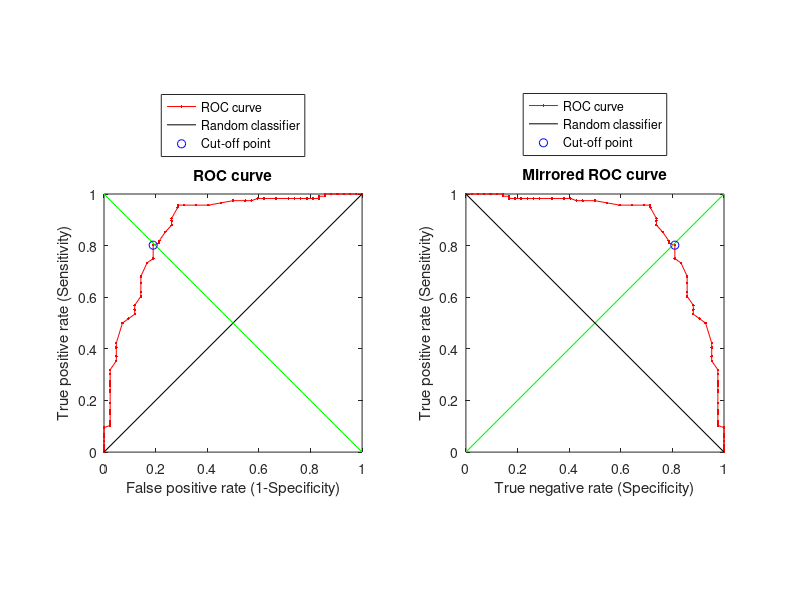

Write the MATLAB code that produced this figure.
function ROCout=roc_old(varargin)
% ROC - Receiver Operating Characteristics.
% The ROC graphs are a useful tecnique for organizing classifiers and
% visualizing their performance. ROC graphs are commonly used in medical
% decision making.
% If you have downloaded partest
% http://www.mathworks.com/matlabcentral/fileexchange/12705
% the routine will compute several data on test performance.
%
% Syntax: ROCout=roc(x,thresholds,alpha,verbose)
%
% Input: x - This is a Nx2 data matrix. The first column is the column of the data value;
%            The second column is the column of the tag: PD (1) and
%            H (0).
%        Thresholds - If you want to use all unique values in x(:,1) 
%            then set this variable to 0 or leave it empty; 
%            else set how many unique values you want to use (min=3);
%        alpha - significance level (default 0.05)
%        verbose - if you want to see all reports and plots (0-no; 1-yes by
%        default);
%        metric - string for type of metric
%        tag - string for tpye of posture
%
% Output: if verbose = 1
%         the ROCplots, the sensitivity and specificity at thresholds; the Area
%         under the curve with Standard error and Confidence interval and
%         comment, Cut-off point for best sensitivity and specificity. 
%         (Optional) the test performances at cut-off point.
%         if ROCout is declared, you will have a struct:
%         ROCout.AUC=Area under the curve (AUC);
%         ROCout.SE=Standard error of the area;
%         ROCout.ci=Confidence interval of the AUC
%         ROCout.co=Cut off point for best sensitivity and sensibility
%         ROCdata.xr and ROCdata.yr points for ROC plot
%
% USING roc WITHOUT ANY DATA, IT WILL RUN A DEMO
%
%           Created by Giuseppe Cardillo
%           giuseppe.cardillo-edta@poste.it
%
% To cite this file, this would be an appropriate format:
% Cardillo G. (2008) ROC curve: compute a Receiver Operating Characteristics curve.
% http://www.mathworks.com/matlabcentral/fileexchange/19950

%Input Error handling
args=cell(varargin);
nu=numel(args);
if isempty(nu)
    error('Warning: almost the data matrix is required')
elseif nu>6
    
    error('Warning: Max six input data are required')
end
default.values = {[165 1;140 1;154 1;139 1;134 1;154 1;120 1;133 1;150 1;...
146 1;140 1;114 1;128 1;131 1;116 1;128 1;122 1;129 1;145 1;117 1;140 1;...
149 1;116 1;147 1;125 1;149 1;129 1;157 1;144 1;123 1;107 1;129 1;152 1;...
164 1;134 1;120 1;148 1;151 1;149 1;138 1;159 1;169 1;137 1;151 1;141 1;...
145 1;135 1;135 1;153 1;125 1;159 1;148 1;142 1;130 1;111 1;140 1;136 1;...
142 1;139 1;137 1;187 1;154 1;151 1;149 1;148 1;157 1;159 1;143 1;124 1;...
141 1;114 1;136 1;110 1;129 1;145 1;132 1;125 1;149 1;146 1;138 1;151 1;...
147 1;154 1;147 1;158 1;156 1;156 1;128 1;151 1;138 1;193 1;131 1;127 1;...
129 1;120 1;159 1;147 1;159 1;156 1;143 1;149 1;160 1;126 1;136 1;150 1;...
136 1;151 1;140 1;145 1;140 1;134 1;140 1;138 1;144 1;140 1;140 1;159 0;...
136 0;149 0;156 0;191 0;169 0;194 0;182 0;163 0;152 0;145 0;176 0;122 0;...
141 0;172 0;162 0;165 0;184 0;239 0;178 0;178 0;164 0;185 0;154 0;164 0;...
140 0;207 0;214 0;165 0;183 0;218 0;142 0;161 0;168 0;181 0;162 0;166 0;...
150 0;205 0;163 0;166 0;176 0;],0,0.05,1,'NOlbl','NOtag'};
default.values(1:nu) = args;
[x threshold alpha verbose metric tag] = deal(default.values{:});
if isvector(x)
    error('Warning: X must be a matrix')
end
if ~all(isfinite(x(:))) || ~all(isnumeric(x(:)))
    error('Warning: all X values must be numeric and finite')
end
x(:,2)=logical(x(:,2));
if all(x(:,2)==0)
    error('Warning: there are only healthy subjects!')
end
if all(x(:,2)==1)
    error('Warning: there are only unhealthy subjects!')
end
if nu>=2
    if isempty(threshold)
        threshold=0;
    else
        if ~isscalar(threshold) || ~isnumeric(threshold) || ~isfinite(threshold)
            error('Warning: it is required a numeric, finite and scalar THRESHOLD value.');
        end
        if threshold ~= 0 && threshold <3
            error('Warning: Threshold must be 0 if you want to use all unique points or >=2.')
        end
    end
    if nu>=3
        if isempty(alpha)
            alpha=0.05;
        else
            if ~isscalar(alpha) || ~isnumeric(alpha) || ~isfinite(alpha)
                error('Warning: it is required a numeric, finite and scalar ALPHA value.');
            end
            if alpha <= 0 || alpha >= 1 %check if alpha is between 0 and 1
                error('Warning: ALPHA must be comprised between 0 and 1.')
            end
        end
    end
    if nu==4
        verbose=logical(verbose);
    end
end
clear args default nu

tr=repmat('-',1,80);
lu=length(x(x(:,2)==1)); %number of unhealthy subjects
lh=length(x(x(:,2)==0)); %number of healthy subjects
z=sortrows(x,1);
if threshold==0
    labels=unique(z(:,1));%find unique values in z
else
    K=linspace(0,1,threshold+1); K(1)=[];
    labels=quantile(unique(z(:,1)),K)';
end
ll=length(labels); %count unique value
a=zeros(ll,2); %array preallocation
ubar=mean(x(x(:,2)==1),1); %unhealthy mean value
hbar=mean(x(x(:,2)==0),1); %healthy mean value
for K=1:ll
    if hbar<ubar
        TP=length(x(x(:,2)==1 & x(:,1)>labels(K)));
        FP=length(x(x(:,2)==0 & x(:,1)>labels(K)));
        FN=length(x(x(:,2)==1 & x(:,1)<=labels(K)));
        TN=length(x(x(:,2)==0 & x(:,1)<=labels(K)));
    else
        TP=length(x(x(:,2)==1 & x(:,1)<labels(K)));
        FP=length(x(x(:,2)==0 & x(:,1)<labels(K)));
        FN=length(x(x(:,2)==1 & x(:,1)>=labels(K)));
        TN=length(x(x(:,2)==0 & x(:,1)>=labels(K)));
    end
    a(K,:)=[TP/(TP+FN) TN/(TN+FP)]; %Sensitivity and Specificity
end

if hbar<ubar
    xroc=flipud([1; 1-a(:,2); 0]); yroc=flipud([1; a(:,1); 0]); %ROC points
    labels=flipud(labels);
else
    xroc=[0; 1-a(:,2); 1]; yroc=[0; a(:,1); 1]; %ROC points
end

Area=trapz(xroc,yroc); %estimate the area under the curve
%standard error of area
Area2=Area^2; Q1=Area/(2-Area); Q2=2*Area2/(1+Area);
V=(Area*(1-Area)+(lu-1)*(Q1-Area2)+(lh-1)*(Q2-Area2))/(lu*lh);
Serror=realsqrt(V);
%confidence interval
ci=Area+[-1 1].*(realsqrt(2)*erfcinv(alpha)*Serror);
if ci(1)<0; ci(1)=0; end
if ci(2)>1; ci(2)=1; end
%the best cut-off point is the closest point to (0,1)
d=realsqrt(xroc.^2+(1-yroc).^2); %apply the Pitagora's theorem
[JJ,J]=min(d); %find the least distance
co=labels(J-1); %Set the cut-off point

if verbose
    %z-test
    SAUC=(Area-0.5)/Serror; %standardized area
    p=1-0.5*erfc(-SAUC/realsqrt(2)); %p-value
    %Performance of the classifier
    if Area==1
        str='Perfect test';
    elseif Area>=0.90 && Area<1
        str='Excellent test';
    elseif Area>=0.80 && Area<0.90
        str='Good test';
    elseif Area>=0.70 && Area<0.80
        str='Fair test';
    elseif Area>=0.60 && Area<0.70
        str='Poor test';
    elseif Area>=0.50 && Area<0.60
        str='Fail test';
    else
        str='Failed test - less than chance';
    end
    %display results
    disp('ROC CURVE DATA')
    disp(tr)
    fprintf('Cut-off point\t\tSensivity\tSpecificity\n')
    table=[labels'; yroc(2:end-1)'; 1-xroc(2:end-1)';]';
    fprintf('%0.4f\t\t%0.4f\t\t%0.4f\n',table')
    disp(tr)
    disp(' ')
    disp('ROC CURVE ANALYSIS')
    disp(' ')
    disp(tr)
    str2=['AUC\t\t\tS.E.\t\t\t\t' num2str((1-alpha)*100) '%% C.I.\t\t\tComment\n'];
    fprintf(str2)
    disp(tr)
    fprintf('%0.5f\t\t\t%0.5f\t\t\t%0.5f\t\t%0.5f\t\t\t%s\n',Area,Serror,ci,str)
    disp(tr)
    fprintf('Standardized AUC\t\t1-tail p-value\n')
    fprintf('%0.4f\t\t\t\t%0.6f',SAUC,p)
    if p<=alpha
        fprintf('\t\tThe area is statistically greater than 0.5\n')
    else
        fprintf('\t\tThe area is not statistically greater than 0.5\n')
    end
    disp(' ')
    %display graph
    nikfig=figure(100);
    subplot(1,2,1)
    HR1=plot(xroc,yroc,'r.-');
    hold on
    HRC1=plot([0 1],[0 1],'k');
    plot([0 1],[1 0],'g')
    hold off
    xlabel('False positive rate (1-Specificity)')
    ylabel('True positive rate (Sensitivity)')
    title('ROC curve')
    axis square
    
    subplot(1,2,2)
    HR2=plot(1-xroc,yroc,'r.-');
    hold on
    plot([0 1],[0 1],'g')
    HRC2=plot([0 1],[1 0],'k');
    hold off
    xlabel('True negative rate (Specificity)')
    ylabel('True positive rate (Sensitivity)')
    title('Mirrored ROC curve')
    axis square
    
    %if partest.m was downloaded
    if p<=alpha
        
        subplot(1,2,1)
        hold on
        HCO1=plot(xroc(J),yroc(J),'bo');
        hold off
        legend([HR1,HRC1,HCO1],'ROC curve','Random classifier','Cut-off point','Location','NorthOutside')
        subplot(1,2,2)
        hold on
        HCO2=plot(1-xroc(J),yroc(J),'bo');
        hold off
        legend([HR2,HRC2,HCO2],'ROC curve','Random classifier','Cut-off point','Location','NorthOutside')
        disp(' ')
        fprintf('Cut-off point for best Sensitivity and Specificity (blu circle in plot)= %0.4f\n',co)
        disp('In the ROC plot, the cut-off point is the closest to [0,1] point or, if you want, the closest to the green line')
%         disp('Press a key to continue'); pause
        %table at cut-off point
        if hbar<ubar
            TP=length(x(x(:,2)==1 & x(:,1)>co));
            FP=length(x(x(:,2)==0 & x(:,1)>co));
            FN=length(x(x(:,2)==1 & x(:,1)<=co));
            TN=length(x(x(:,2)==0 & x(:,1)<=co));
        else
            TP=length(x(x(:,2)==1 & x(:,1)<co));
            FP=length(x(x(:,2)==0 & x(:,1)<co));
            FN=length(x(x(:,2)==1 & x(:,1)>=co));
            TN=length(x(x(:,2)==0 & x(:,1)>=co));
        end
        cotable=[TP FP; FN TN];
        disp('Table at cut-off point')
        disp(cotable)
        disp(' ')
        try
            partest(cotable)
        catch ME
            disp(ME)
            disp('If you want to calculate the test performance at cutoff point please download partest.m from Fex')
            disp('http://www.mathworks.com/matlabcentral/fileexchange/12705')
        end
    end
    figname=strcat('ROCfigs/ROC_fig_',metric,'_',tag,'.fig');
    saveas(nikfig,figname);
    
end
if nargout
    ROCout.AUC=Area;
    ROCout.SE=Serror;
    ROCout.ci=ci;
    ROCout.co=co;
    ROCout.xr=xroc;
    ROCout.yr=yroc;
    ROCout.TP=TP;
    ROCout.FP=FP;
    ROCout.FN=FN;
    ROCout.TN=TN;
end
